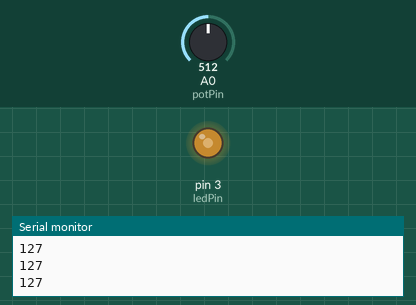
Simulated run of this sketch. Board: Arduino Uno, built with avr-gcc and run on an emulated ATmega328P. Shown: output pins drawn as LEDs (lit = HIGH), the last lines printed to the serial monitor. Inputs (shaded band) come from the test bench; at power-on: A0 (potPin) = 512.

Above: at 1.2 s.
1.3 s: A0 (potPin) set to 716
At 2.5 s:
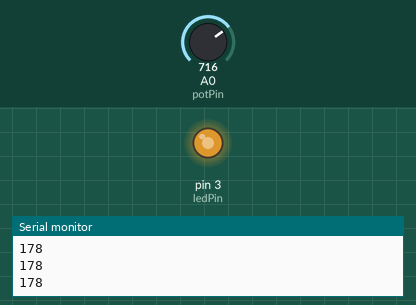
2.8 s: A0 (potPin) set to 900
At 3.9 s:
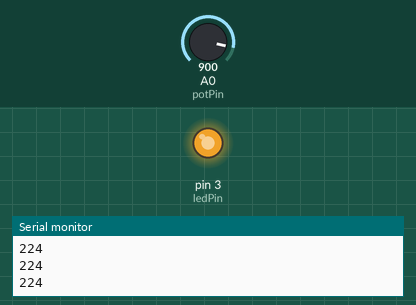
4.3 s: A0 (potPin) set to 122
At 4.9 s:
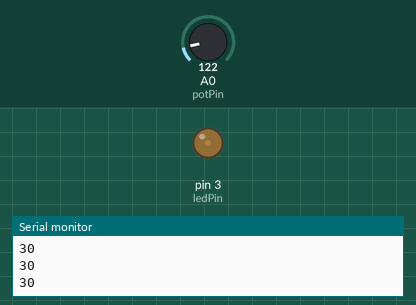
5.8 s: A0 (potPin) set to 0
At 6.1 s:
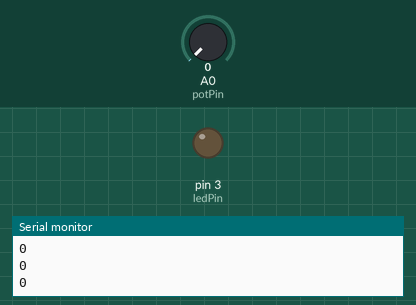
7.3 s: A0 (potPin) set to 511
At 8.4 s:
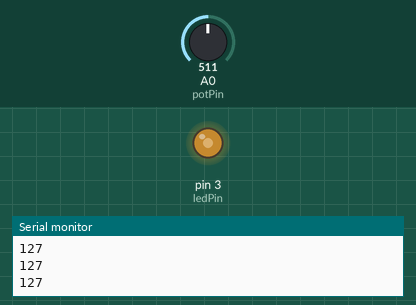
Timing chart, 0 to 9.8 s (numbered marks = the images above; inputs shaded):
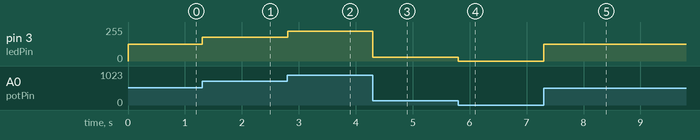

The sketch:

PotansiyometreLedParlaklik.ino
```cpp
int potPin=A0; //Potansiyometre data pini Arduino bağlantı pini
int potDeger; //Potansiyometreden okunacak değer değişkeni
int ledPin=3; //Led'in bağlı olduğu pwm pini


void setup() {
pinMode(ledPin,OUTPUT); //3 numaralı pwm led pinini çıkış olarak ayarlıyoruz.
Serial.begin (9600); //Seri haberleşme hızını belirtiyoruz.
}

void loop() {
potDeger=map(analogRead(potPin),0,1023,0,255); //map fonksiyonu ile potansiyometre değerini, pwm sinyaline dönüştürüyoruz.
analogWrite(ledPin,potDeger); //Led'e potansiyometreden gelen analog değerin pwm sinyali karşılığını yazdırıyoruz.
Serial.println(potDeger); // Seri monitörde potansiyometreden okunan değeri görmek için
}
```

Measured:
- after the input at 1.3 s, pin 3 (ledPin): 127/255 → 178/255 at once
- after the input at 2.8 s, pin 3 (ledPin): 178/255 → 224/255 at once
- after the input at 4.3 s, pin 3 (ledPin): 224/255 → 30/255 at once
- after the input at 5.8 s, pin 3 (ledPin): 30/255 → 0/255 at once
- after the input at 7.3 s, pin 3 (ledPin): 0/255 → 127/255 at once
